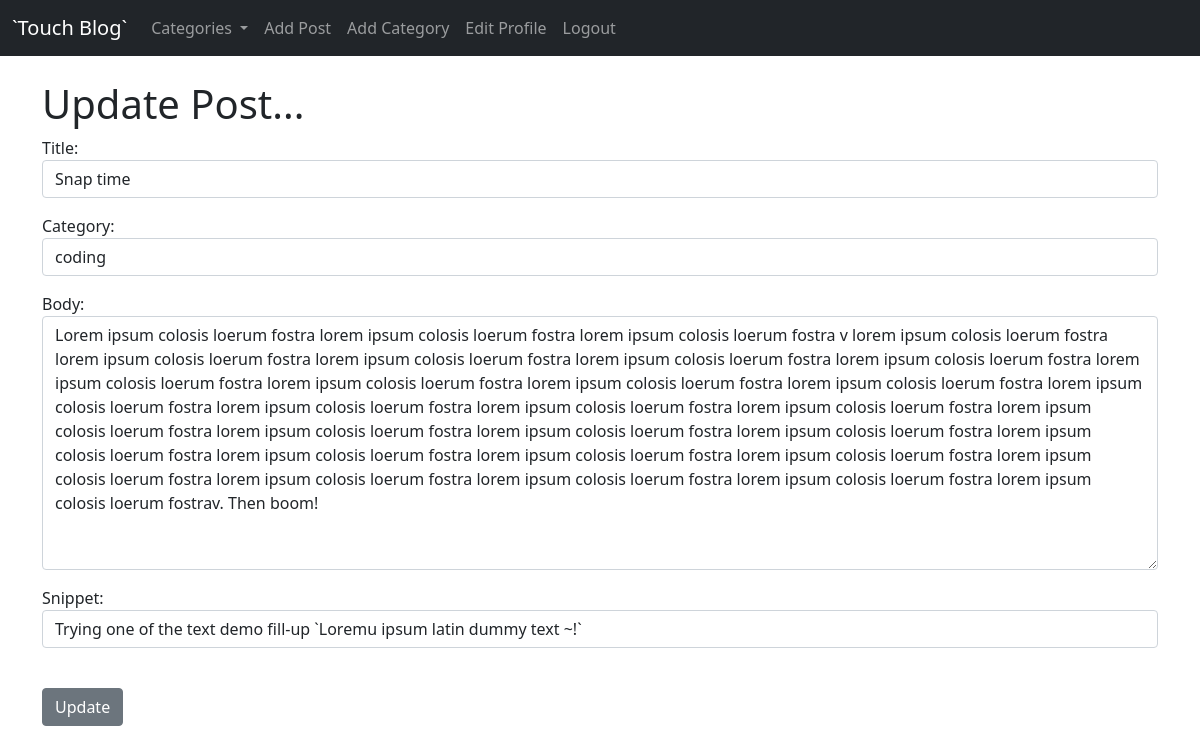
Page /blog/article/edit/30 (signed in) on the earlier database version.
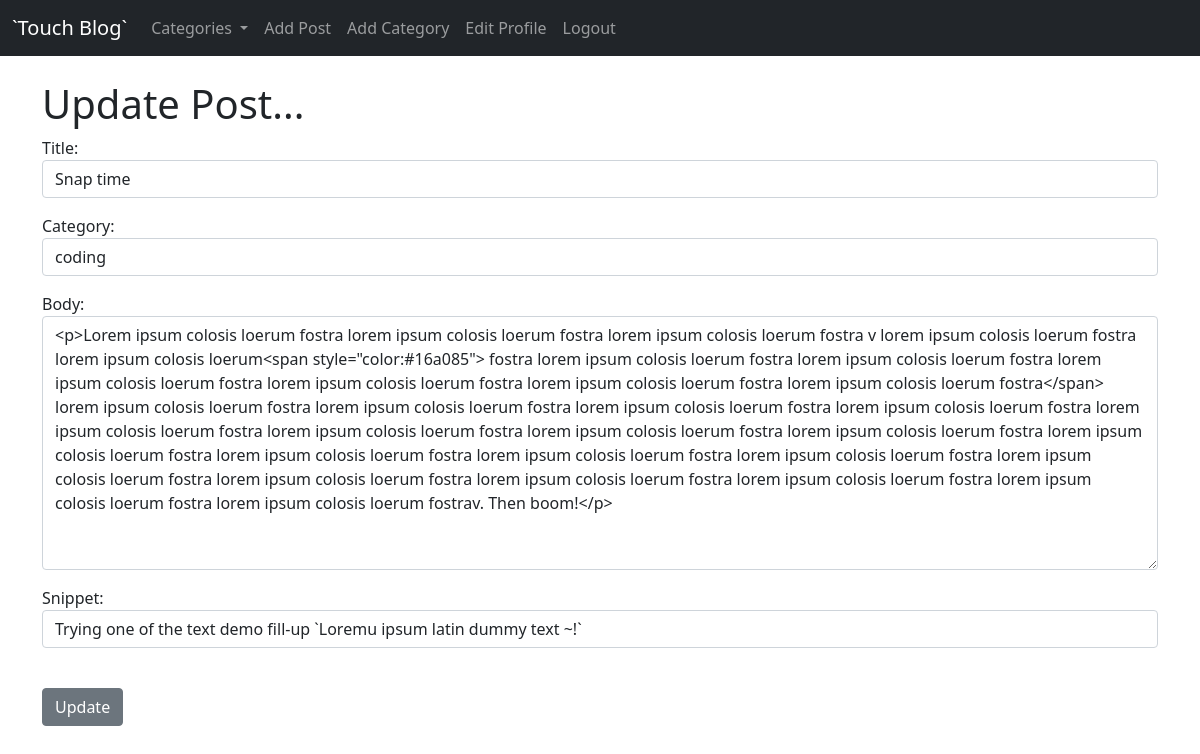
Same page on the later database version.
### blog/models.py (models this page shows, shortened)
class Post(models.Model):
    title = models.CharField(max_length=255)
    header_image = models.ImageField(blank=True, null=True, upload_to="images/")
    author = models.ForeignKey(User, on_delete=models.CASCADE)
    body = RichTextField(blank=True, null=True)
    post_date = models.DateField(auto_now_add=True)
    category = models.CharField(max_length=255, default='coding')
    snippet = models.CharField(max_length=255)
    likes = models.ManyToManyField(User, related_name="blog_posts")

### blog/views.py (the view)
# urls.py: path('article/edit/<int:pk>', EditPostView.as_view(), name='update_post'),
class EditPostView(UpdateView):
	model = Post
	form_class = EditForm			#fields are specified in the form
	template_name = 'update_post.html'
	def get_context_data(self, *args, **kwargs):
		cat_menu = Category.objects.all()
		context = super(EditPostView, self).get_context_data(*args, **kwargs)
		context["cat_menu"] = cat_menu
		return context

### blog/forms.py
class EditForm(forms.ModelForm):
	class Meta:
		model = Post
		fields = ('title', 'category', 'body', 'snippet')
		widgets = {
		    'title': forms.TextInput(attrs={'class': 'form-control'}),
		    'category': forms.Select(choices=choice_list, attrs={'class': 'form-control'}),
		    'body': forms.Textarea(attrs={'class': 'form-control'}),
		    'snippet': forms.TextInput(attrs={'class': 'form-control'}),
		}

### blog/models.py (called while the page is built)
	def __str__(self):
		return self.name

### blog/templates/update_post.html (shortened to what this page needs)
{% extends 'base.html' %}
{% block content %}
{% if user.is_authenticated %}
	{% if user.id == post.author.id %}
		<h1>Update Post...</h1>
		<div class="form-group">
			<form method="POST">
				{{ form.as_p }}
				<br>
				<button class="btn btn-secondary">Update</button>
			</form>
		</div>
	{% else %}
		<h3 style=" margin-top: 100px; text-align: center; color: red;"> Access Denied! </h3>
	{% endif %}
{% else %}
	<h3 style=" margin-top: 100px; text-align: center; color: red;"> Access Denied! </h3>
{% endif %}
{% endblock %}

Differences in the rows shown:
changed Post "Snap time": body "Lorem ipsum colosis loerum fostra lorem ipsum colosis loerum fostra lorem ipsum colosis loerum fostra v lorem ipsum colosis loerum fostra lorem ipsum colosis loerum fostra lorem ipsum colosis loerum fostra lorem ipsum colosis loerum fostra lorem ipsum colosis loerum fostra lorem ipsum colosis loerum fostra lorem ipsum colosis loerum fostra lorem ipsum colosis loerum fostra lorem ipsum colosis loerum fostra lorem ipsum colosis loerum fostra lorem ipsum colosis loerum fostra lorem ipsum colosis loerum fostra lorem ipsum colosis loerum fostra lorem ipsum colosis loerum fostra lorem ipsum colosis loerum fostra lorem ipsum colosis loerum fostra lorem ipsum colosis loerum fostra lorem ipsum…" → "<p>Lorem ipsum colosis loerum fostra lorem ipsum colosis loerum fostra lorem ipsum colosis loerum fostra v lorem ipsum colosis loerum fostra lorem ipsum colosis loerum<span style=\"color:#16a085\"> fostra lorem ipsum colosis loerum fostra lorem ipsum colosis loerum fostra lorem ipsum colosis loerum fostra lorem ipsum colosis loerum fostra lorem ipsum colosis loerum fostra lorem ipsum colosis loerum fostra</span> lorem ipsum colosis loerum fostra lorem ipsum colosis loerum fostra lorem ipsum colosis loerum fostra lorem ipsum colosis loerum fostra lorem ipsum colosis loerum fostra lorem ipsum colosis loerum fostra lorem ipsum colosis loerum fostra lorem ipsum colosis loerum fostra lorem ipsum…"
